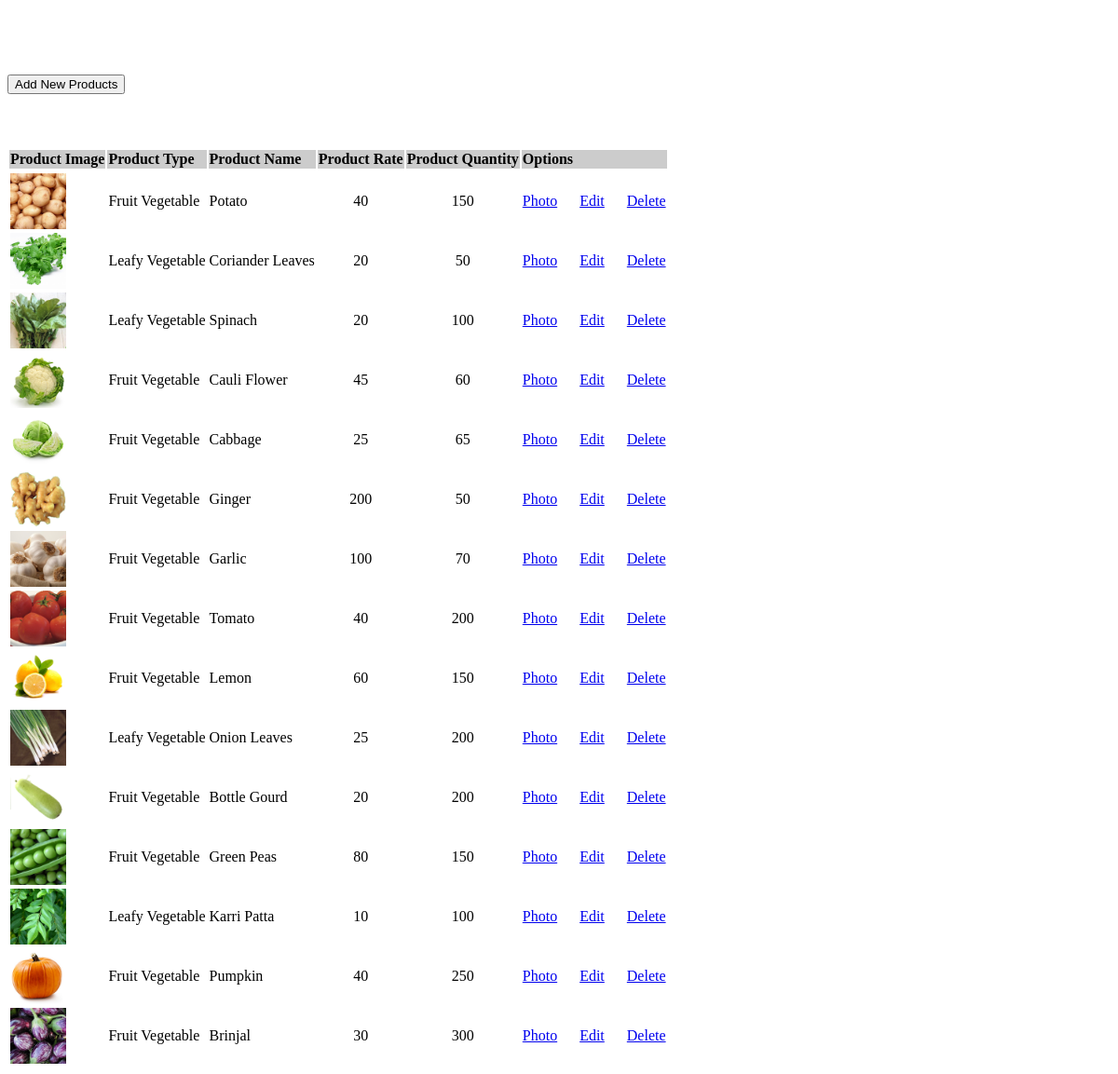
The app's page /admin/_productmaster/index.php with its own data.
### tables this page shows
CREATE TABLE IF NOT EXISTS `tblproduct` (
`product_id` int(11) NOT NULL,
  `product_name` text NOT NULL,
  `product_type` text NOT NULL,
  `product_rate` double NOT NULL,
  `product_qty` int(11) NOT NULL,
  `product_unit` text NOT NULL,
  `category_id` int(11) NOT NULL,
  `user_id` int(11) NOT NULL
);

### admin/_productmaster/index.php (the view, shortened to what this page needs)
<html>
<head>
	<link rel="stylesheet" href="../colorbox/colorbox.css" />
      </head>
    <body>
    <div class="pull-right">
    <a  class="iframe" href="_addproduct/index.php" >
     <input type="submit"  name="btn_save" value="Add New Products" class="btn btn-lg btn-info" align="right"/></a>
      </div>
      </body>
   </html><br/><br/><br/>
<?php
$con=mysqli_connect('localhost','root','','dbshopping')or die(   mysqli_connect_error());
extract($_POST);
$q = mysqli_query($con,"select * from tblproduct");
?>
<div id="productgrid"><table class="table">
<tbody>
<tr>
    <td align="right" colspan="6"></td>
</tr>
<tr class="tableheader" bgcolor="#CCCCCC">
	<td><b>Product Image</b></td>
    <td><b>Product Type</b></td>
    <td><b>Product Name</b></td>
    <td><b>Product Rate</b></td>
    <td><b>Product Quantity</b></td>
    <td><b>Options</b></td>
    </tr>
         <?php
		while($r = mysqli_fetch_assoc($q))
		  {
			extract($r);
		?>
       <tr>
      <td><img   width="60px" class="img img-thumbnail" src="_uploadproduct/photos/<?=$product_id?>.png" >
            <td align="left"><?=$product_type?></td>
            <td align="left"><?=$product_name?></td>
            <td align="center"><?=$product_rate?></td>
            <td align="center"><?=$product_qty?></td>
           <td><a  class="iframe" href="_uploadproduct/index.php?product_id=<?=$product_id?>" >Photo</a>
           <a  class="iframe" href="_updateproduct/index.php?product_id=<?=$product_id?>" >Edit</a>
            <a  class="iframe" href="_deleteproduct/index.php?product_id=<?=$product_id?>" >Delete</a></td>
    <?php
		}
?>
</tr>
</tbody>
</table>
</div>

### records on screen
tblproduct: shows a picture, product_type "Fruit Vegetable", product_name "Potato", product_rate "40", product_qty "150"
tblproduct: shows a picture, product_type "Leafy Vegetable", product_name "Coriander Leaves", product_rate "20", product_qty "50"
tblproduct: shows a picture, product_type "Leafy Vegetable", product_name "Spinach", product_rate "20", product_qty "100"
tblproduct: shows a picture, product_type "Fruit Vegetable", product_name "Cauli Flower", product_rate "45", product_qty "60"
tblproduct: shows a picture, product_type "Fruit Vegetable", product_name "Cabbage", product_rate "25", product_qty "65"
tblproduct: shows a picture, product_type "Fruit Vegetable", product_name "Ginger", product_rate "200", product_qty "50"
tblproduct: shows a picture, product_type "Fruit Vegetable", product_name "Garlic", product_rate "100", product_qty "70"
tblproduct: shows a picture, product_type "Fruit Vegetable", product_name "Tomato", product_rate "40", product_qty "200"
tblproduct: shows a picture, product_type "Fruit Vegetable", product_name "Lemon", product_rate "60", product_qty "150"
tblproduct: shows a picture, product_type "Leafy Vegetable", product_name "Onion Leaves", product_rate "25", product_qty "200"
tblproduct: shows a picture, product_type "Fruit Vegetable", product_name "Bottle Gourd", product_rate "20", product_qty "200"
tblproduct: shows a picture, product_type "Fruit Vegetable", product_name "Green Peas", product_rate "80", product_qty "150"
tblproduct: shows a picture, product_type "Leafy Vegetable", product_name "Karri Patta", product_rate "10", product_qty "100"
tblproduct: shows a picture, product_type "Fruit Vegetable", product_name "Pumpkin", product_rate "40", product_qty "250"
tblproduct: shows a picture, product_type "Fruit Vegetable", product_name "Brinjal", product_rate "30", product_qty "300"
